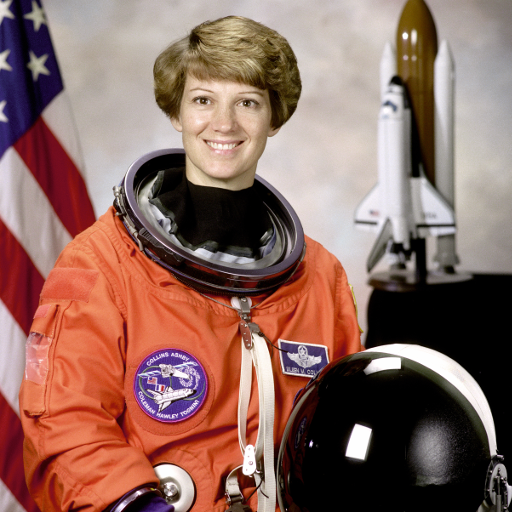
#> input picture skimage.data.astronaut(), 512 x 512 px
$ jupyter execute --allow-errors Seminar_11.ipynb   (shell and % lines are left out)
#> lines starting #> are read from the running program, lines starting #| are printed output that depends on the picture
# Семинар 10, часть 1 - Нейросетевое обнаружение объектов

**Содержит ДЗ**

***

_Источник: https://habr.com/ru/companies/slsoft/articles/869766/_

## Цели семинара

1. **Понимать и интерпретировать ключевые метрики качества**
   - Определять IoU и объяснять, как он отражает точность расположения рамок.
   - Объяснять, как считается mAP и что показывает средняя точность детектора.

2. **Сравнивать два основных подхода к детекции**
   - Описывать архитектурные и функциональные отличия двухэтапных (two-stage) и одноэтапных (one-stage) детекторов.
   - Обосновывать выбор подхода в зависимости от требований к точности и скорости.

3. **Разбирать механизм работы двухэтапных детекторов**
   - Объяснять алгоритм Selective Search для генерации Region Proposals.
   - Описывать ключевые компоненты R-CNN: извлечение признаков CNN, SVM-классификация и регрессия рамок.

4. **Понимать принципы одноэтапных детекторов на примере YOLO**
   - Объяснять, как YOLO формулирует задачу детекции как регрессию end-to-end.
   - Назвать основные улучшения в эволюции версий YOLO (v1 → v4/5/…).

5. **Анализировать компромиссы «скорость vs точность»**
   - Оценивать, в каких сценариях критичнее реальное время работы, а в каких — максимальная точность.
   - Приводить примеры приложений для каждого подхода (автономное вождение, видеонаблюдение, аналитика).

## Вводные вопросы

(_это не дз_)

1. **Что такое bounding box в задаче детекции объектов?**

2. **Как вычисляется метрика IoU (Intersection over Union)?**

3. **В чём разница между Precision и Recall при оценке детектора?**

4. **Чем двухэтапный детектор (two-stage) принципиально отличается от одноэтапного (one-stage)?**

## Импорт библиотек, настройка окружения

[cell 1]
# понадобится в разделе Object detection

# https://github.com/sizhky/torch_snippets
# используется в "Modern Computer Vision with PyTorch"

[cell 2]
import os
import glob
from pathlib import Path

from google.colab import files

import numpy as np
import matplotlib.pyplot as plt
import cv2
import pandas as pd

import selectivesearch
from skimage.segmentation import felzenszwalb

# import albumentations as A
# import albumentations.pytorch

import torch
from torch import nn

import torchvision
from torchvision import transforms, models, datasets

from torch_snippets import *
from torch_snippets.torch_loader import Report

## Метрики качества детекции

Источник: [материалы курса "Основы глубинного обучения" ВШЭ](https://github.com/hse-ds/iad-deep-learning)

### Intersection over union (IoU)

Пример как это выглядит в коде

```
def intersection_over_union(dt_bbox: np.array, gt_bbox: np.array) -> float:
    """
    Intersection over Union between two bboxes
    (x0, y0) - coordinates of the upper left bbox corner
    (x1, y1) - coordinates of the down right bbox corner

    :param dt_bbox: list or numpy array of size (4,) [x0, y0, x1, y1]
    :param gt_bbox: list or numpy array of size (4,) [x0, y0, x1, y1]
    :return : intersection over union
    """
    # upper left corner
    int_x0 = max(dt_bbox[0], gt_bbox[0])
    int_y0 = max(dt_bbox[1], gt_bbox[1])
    # bottom right corner
    int_x1 = min(dt_bbox[2], gt_bbox[2])
    int_y1 = min(dt_bbox[3], gt_bbox[3])

    intersection = max(int_x1 - int_x0, 0) * max(int_y1 - int_y0, 0)
    dt_area = (dt_bbox[2] - dt_bbox[0]) * (dt_bbox[3] - dt_bbox[1])
    gt_area = (gt_bbox[2] - gt_bbox[0]) * (gt_bbox[3] - gt_bbox[1])

    return intersection / (dt_area + gt_area - intersection)
```

### mAP - Mean Average Precision

#### Precision и Recall

Сперва вспомним базовые понятия точности и полноты.

$$ Precision = {TP \over TP + FP} $$

$$ Recall = {TP \over TP + FN} $$

- TP - True Positive
- FP - False Positive
- FN - False Negative
<br> <br>

__Precision__ - доля объектов, названных классификатором положительными и при этом действительно являющимися положительными, среди всех объектов, названных классификатором положительными.

__Recall__ - доля объектов, названных классификатором положительными и при этом действительно являющимися положительными, среди всех истинно положительных объектов.

В задаче детекции метки TP, FP, FN (чаще всего) выдаются по следующей логике:

- метка TP выдается в случае, если IoU > 0.5 и класс определен правильно
- метка FP выдается в случае, если IoU <= 0.5 и/или если Bounding Box'ы дублируются
- метка FN выдается, если IoU > 0.5, но неправильно определен класс и/или если бокса нет совсем
<br> <br>

#### Наглядные примеры

* зеленый цвет - истинный бокс и класс
* синий - наши предсказания

**True Positive**

У нас два волка, оба определены своим классом и боксы, очевидно, имеют IoU больше 0.5.

**False Positive**

Несмотря на то, что класс определен правильно и бокс, в целом, выглядит логично на своем месте, IoU слишком мал, поэтому такая детекция получает метку FP.

**False Negative**

Потому что, несмотря на хорошее пересечение предсказанного бокса с целевым, класс с высокой уверенностью определен неправильно.

#### PR-кривая

Далее, для подсчёта mAP нужно построить PR-кривую. Напомним, что это кривая, у которой по оси Y - значение Precision, а по оси X - значение recall. Эти значения считаются при переборе пороговых вероятностей, начиная с которых объект помечается положительным классом.

Для задачи бинарной классификации мы когда-то строили такую кривую, теперь рассмотрим чуть более сложный случай, где у нас три класса: Волк, Лев и Тигр; плюс решается задача детекции, а не классификации.

Внизу представлена таблица с игрушечными данными по предсказаниям модели. Допустим, из 7 объектов в датасете у нас только 3 волка. В данном случае мы называли объект "действительно волком", если он имел правильный класс и IoU не менее 0.5. Получается, имеем задачу вида one vs all, где интересующим нас классом будет являться именно "волк".

|Номер строки| Уверенность в том что волк (истинный класс)    |IoU не менее 0.5?   |  Precision  |  Recall |
|------------|------------------------|----------------------|-------------|---------|
|1           |0.92 (Волк)     |   True    |    1.0     |    0.33 |
|2           |0.83 (Волк)     |   True    |    1.0     |    0.67 |
|3           |0.77 (Волк)     |   False   |    0.67    |    0.67 |
|4           |0.71 (Лев)      |   False   |    0.50    |    ...  |
|5           |0.67 (Тигр)     |   False   |    0.40    |    .... |
|6           |0.54 (Волк)     |   True    |    0.50    |    .... |
|7           |0.47 (Тигр)     |   False   |    0.50    |    1.0  |

**Посчитаем Precision и Recall для порога в 0.9:**

Здесь все легко: взяли порог в 0.9 и называем волками всех, у кого уверенность в классе "Волк" больше 0.9. Один TP, отсутсвуют FP и два FN (2 и 6 строчки).

$$Precision ={  1 \over 1 + 0} = 1.0$$

$$Recall = {1 \over 1 + 2} = 0.33$$

**для порога в 0.8:**

Здесь тоже без дополнительных сложностей: таким порогом во второй строчке у нас нашелся еще один TP, соответственно убавился один FN. Остальное осталось так же.

$$Precision ={  2 \over 2 + 0} = 1.0$$

$$Recall = {2 \over 2 + 1} = 0.67$$

**для порога в 0.75:**

А вот при пороге в 0.75 в третьей строчке замечаем, что, несмотря на то что истинный класс действительно "Волк" (чем мы и называем данный объект), IoU c истинным боксом меньше 0.5, поэтому присваиваем метку FP.

$$Precision ={  2 \over 2 + 1} = 0.67$$

$$Recall = {2 \over 2 + 1} = 0.67$$

#### Задание 1

Посчитать недостающие в таблице значения precision и recall и сравнить с изображенной PR кривой.

PR кривая будет выглядеть следующим образом:

#### Монотонная PR-кривая

**Average Precision (AP)** стандартно **определяется как AUC-PR**, то есть как площадь по PR кривой. Из-за того что Precision и Recall находятся в отрезке от 0 до 1, AP также определена на этом отрезке. Чем ближе к 1, тем качественнее модель.

Для удобства вычислений и чуть большей устойчивости к перестановке, вместо того чтобы терпеть возникшую немонотонность, для всех совпадающих значений recall'a берется максимальный справа от текущей точки precision, то есть график изменится следующим образом:

Технология та же: для вычисления AP считается AUC под красной кривой:

$$AP = 1 * 0.67 + (1 - 0.67) * 0.5 = 0.835.$$

#### Подсчёт mAP

Все предыдущие графики, наша первая табличка и значения AP считались для одного класса "Волк". Понятно, что подобные значения можно посчитать для каждого класса в выборке. И каждый раз будет принцип one vs all, где различаются нужный класс и "все остальные".

Метрика __mean Average Precison__ считается как среднее между __AP__ каждого класса, т.е.:

$$mAP = \sum_{c \in C} AP(c),$$
где С — множество классов.

## Семейства моделей детекции

**Коротко про каждый подход:**

1. **RCNN подход**: Предполагает **двухэтапный** проход модели по изображению, где изначально выделяются зоны способами классического компьютерного зрения, а затем происходит уже знакомая нам классификация объектов в зонах и предсказание с помощью задачи регрессии координат box для объектов.

2. **YOLO подход**: **Одноэтапный** детектор удаляет процесс извлечения области интереса и напрямую классифицирует и регрессирует анкерные блоки-кандидаты. YOLO — это архитектура обнаружения объектов, которая называется YOU ONLY LOOK ONCE. Это включает в себя использование одной нейронной сети, обученной от начала до конца, для обработки фотографии и прогнозирования ограничивающих рамок и меток классов для каждой ограничивающей рамки напрямую. Существует несколько версий, которые постоянно совершенствуются, например: YOLOv3, YOLOv4, YOLOv5, [YOLOv7](https://paperswithcode.com/paper/yolov7-trainable-bag-of-freebies-sets-new).

## Two-stage: Архитектура RCNN

> Girshick, Ross, et al. "Rich feature hierarchies for accurate object detection and semantic segmentation." *Proceedings of the IEEE conference on computer vision and pattern recognition.* 2014.
https://arxiv.org/abs/1311.2524

- Источник материалов: [Modern Computer Vision with PyTorch](https://github.com/PacktPublishing/Modern-Computer-Vision-with-PyTorch)

### Selective Search

Первым этапом двухстадийных детекторов является извлечение Region Proposals.
В RCNN для этого используется алгоритм Selective Search.

1. **Быстрая начальная сегментация**
   - Изображение разбивают на мелкие «суперпиксели» (обычно алгоритм Felzenszwalb & Huttenlocher).
   - Каждому сегменту приписывают простые признаки: цветовую гистограмму, текстурные фильтры, площадь, положение.

2. **Определяем «сходство» соседних сегментов**
   - Считают четыре меры схожести:
     1. _Color similarity_ — перекрытие цветовых гистограмм.
     2. _Texture similarity_ — перекрытие текстурных гистограмм (Sobel, LBP).
     3. _Size similarity_ — малые регионы сливаются охотнее, чтобы сократить число областей.
     4. _Fill similarity_ — насколько плотно два региона заполняют общий минимум-огибающий прямоугольник.

3. **Иерархическое агломеративное объединение**
   - Пока есть пары с наибольшим сходством, сливаем их в более крупный сегмент, пересчитываем признаки и обновляем таблицу сходств.
   - На каждом шаге новый сегмент порождает **bounding box**-кандидат.

4. **Мульти-скейл + разнообразие стратегий**
   - Алгоритм запускают с разными настройками начальной сегментации (разные _k_-параметры, цветовые пространства).
   - Полученные наборы боксов объединяют и удаляют дубликаты (NMS).

**Итог:** ~2000 прямоугольников, покрывающих ≈ 97–98 % реальных объектов при IoU ≥ 0.5.
Selective Search не требует обучения, но медленный (секунды на кадр) и генерирует много лишних предложений — именно поэтому позже его заменили на Region Proposal Network в Faster R-CNN.

#### Алгоритм Felzenszwalb & Huttenlocher (кратко)

1. **Изображение → граф**
   - Пиксели — вершины, соседние пиксели соединены рёбрами.
   - Вес ребра = разница цветов между пикселями.

2. **Сортировка рёбер**
   - Все рёбра сортируют по возрастанию весов (сначала похожие пиксели).

3. **Объединение сегментов**
   - Идут по отсортированным рёбрам и объединяют компоненты, если различие между ними меньше некоторого порога.
   - Порог зависит от внутренней неоднородности сегментов и размера компоненты.

4. **Очистка мелких сегментов**
   - Очень маленькие сегменты объединяют с соседями.

**Итог:** быстрое получение качественных сегментов («суперпикселей»). Подходит как первая стадия многих алгоритмов компьютерного зрения (например, Selective Search).

[cell 3]
from skimage import data

img = data.astronaut()
#> img is the input picture: shape (512, 512, 3); mean R, G, B 141.6, 105.8, 96.5

[cell 4]
segments_fz = felzenszwalb(img, scale=200)
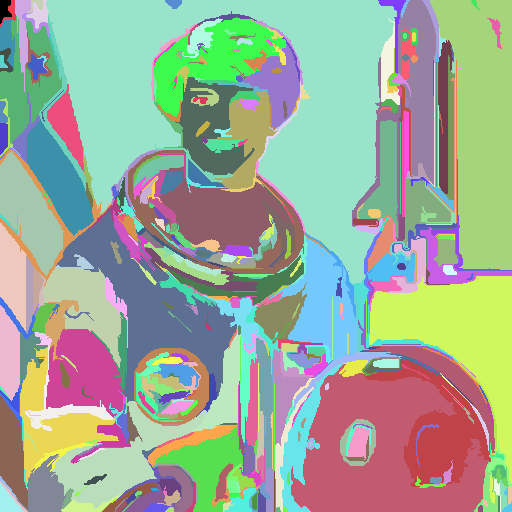
#> segments_fz: shape (512, 512) int64; 515 distinct labels, from 0 to 514; one colour per label, 0 black
segments_fz.shape
f, ax = plt.subplots(1, 2, figsize=(6, 6))
ax[0].imshow(img)
ax[0].set_title("image")
ax[1].imshow(segments_fz)
ax[1].set_title("Image post \nfelzenszwalb segmentation");
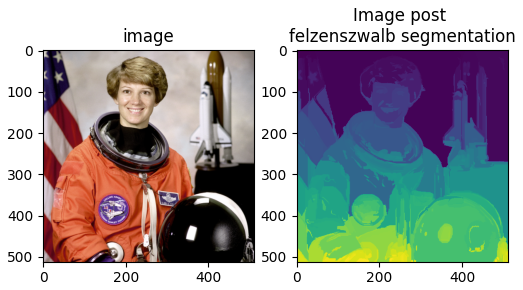
#> figure drawn by matplotlib, 2 panels

[cell 5]
def extract_candidates(img):
    img_lbl, regions = selectivesearch.selective_search(img, scale=200, min_size=100)
    img_area = np.prod(img.shape[:2])
    candidates = []
    for r in regions:
        if r['rect'] in candidates: continue
        if r['size'] < (0.05*img_area): continue
        if r['size'] > (1*img_area): continue
        x, y, w, h = r['rect']
        candidates.append(list(r['rect']))
    return candidates

#> (a cell that did not finish here is left out)

[cell 7]
# [8 lines left out: function show_bboxes, not called in this run]

#> (the rest of this cell did not finish here and is left out)

### Датасет

Загрузим датасет OpenImages Bus Trucks - https://www.kaggle.com/datasets/sixhky/open-images-bus-trucks

Этот датасет является подмножеством датасета Google Open Images v6, включающим только автобусы и грузовики.

Для загрузки датасета нам понадобится аккаунт Kaggle и API токен.

[cell 8]
files.upload() # upload kaggle.json file which you can get
#> the answer given: photo_2025-03-10_19-45-22 (2).jpg
